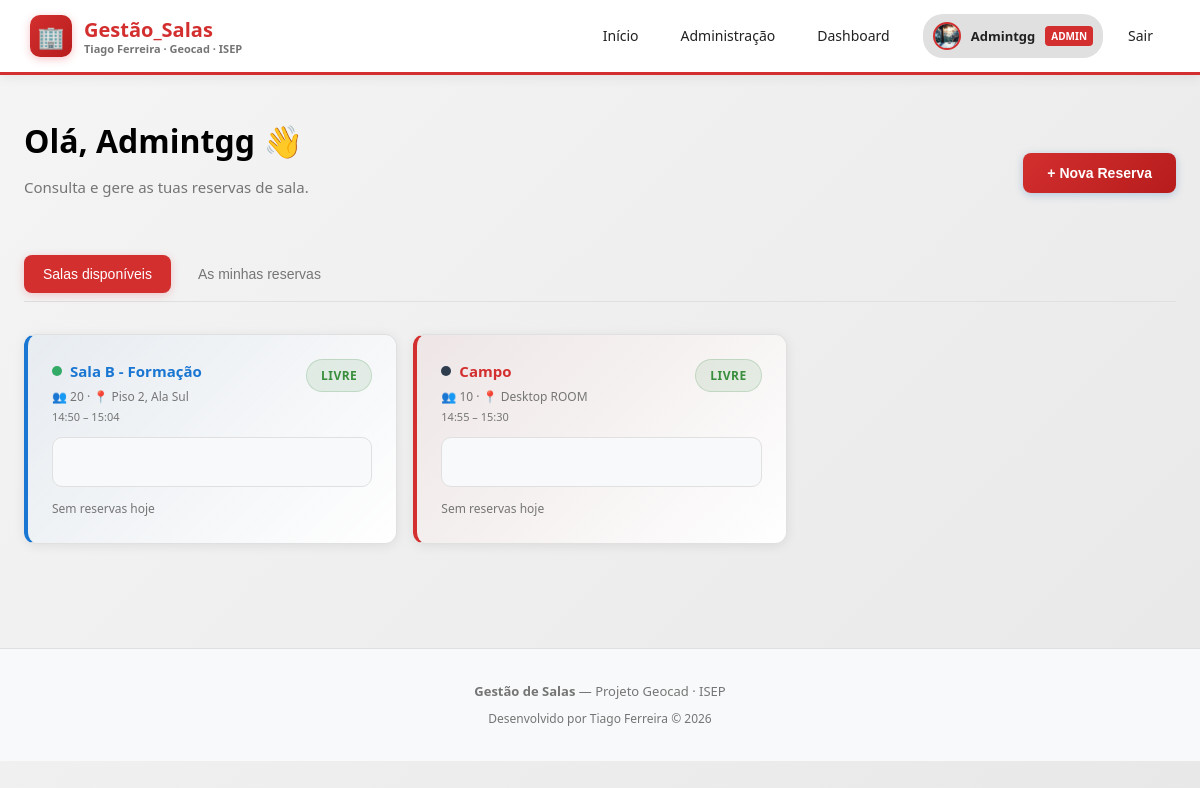
The page /dashboard (signed in) on the database as committed earlier.
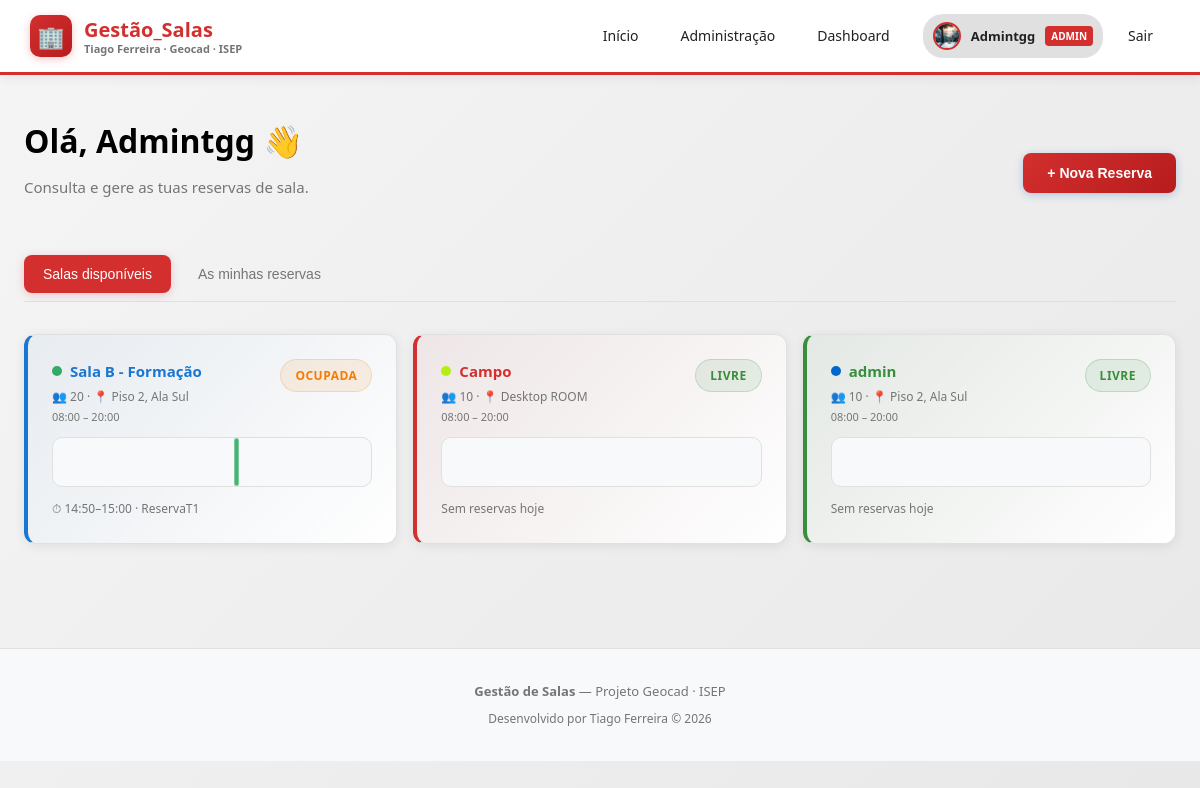
The same page on the database as committed later.
### app/models.py (models this page shows)
class Room(Base):
    __tablename__ = "rooms"
    id         = Column(Integer, primary_key=True, index=True)
    name       = Column(String, nullable=False)
    capacity   = Column(Integer, nullable=False)
    location   = Column(String, nullable=False)
    color      = Column(String, default="#e85d04")
    start_time = Column(String, nullable=False)        # ex: "08:00"
    end_time   = Column(String, nullable=False)        # ex: "18:00"
    work_days  = Column(String, default="1,2,3,4,5")  # dias da semana separados por vírgula
    reservations = relationship("Reservation", back_populates="room")
    equipment = relationship("Equipment", back_populates="room")

class Reservation(Base):
    __tablename__ = "reservations"
    id         = Column(Integer, primary_key=True, index=True)
    title      = Column(String, nullable=False)
    date       = Column(String, nullable=False)        # ex: "2026-02-23"
    start_time = Column(String, nullable=False)        # ex: "09:00"
    end_time   = Column(String, nullable=False)        # ex: "10:00"
    room_id = Column(Integer, ForeignKey("rooms.id"), nullable=False)
    user_id = Column(Integer, ForeignKey("users.id"), nullable=False)
    room = relationship("Room", back_populates="reservations")
    user = relationship("User", back_populates="reservations")

### app/routers/dashboard.py (the view)
@router.get("/dashboard")
async def dashboard(request: Request, db=Depends(get_db)):
    user = require_login(request, db)
    rooms = db.query(models.Room).all()
    today = str(date_type.today())
    all_res = db.query(models.Reservation).filter(models.Reservation.date == today).all()
    my_res = db.query(models.Reservation).filter(
        models.Reservation.user_id == user.id
    ).order_by(models.Reservation.date, models.Reservation.start_time).all()
    return request.app.state.templates.TemplateResponse(
        "dashboard.html",
        {
            "request": request,
            "user": user,
            "rooms": rooms,
            "today": today,
            "all_reservations": all_res,
            "my_reservations": my_res,
            "error": None,
        },
    )

### app/templates/dashboard.html (shortened to what this page needs)
{% extends "base.html" %}
{% block content %}
<div class="container" style="max-width: 1400px;">
  <div style="display: flex; justify-content: space-between; align-items: center; margin-bottom: 24px; flex-wrap: wrap; gap: 12px;">
    <div>
      <h1 class="page-title">Olá, {{ user.name.split(' ')[0] }} 👋</h1>
      <p class="page-sub">Consulta e gere as tuas reservas de sala.</p>
    </div>
    <button class="btn btn-primary" onclick="openModal('modal-create')">+ Nova Reserva</button>
  </div>
  <div class="admin-tabs">
    <button class="admin-tab active" onclick="showTab('tab-rooms', this)">Salas disponíveis</button>
    <button class="admin-tab" onclick="showTab('tab-mine', this)">As minhas reservas</button>
  </div>
  <div id="tab-rooms">
    <div style="display: grid; grid-template-columns: repeat(auto-fill, minmax(280px, 1fr)); gap: 16px;">
      {% for room in rooms %}
        {% set room_res = (all_reservations or []) | selectattr("room_id", "equalto", room.id) | list %}
        {% set room_color_class = 'room-blue' if loop.index % 4 == 1 else ('room-red' if loop.index % 4 == 2 else ('room-green' if loop.index % 4 == 3 else 'room-orange')) %}
        <div class="card {{ room_color_class }}">
          <div style="display: flex; justify-content: space-between; align-items: flex-start; margin-bottom: 12px;">
            <div>
              <div style="display: flex; align-items: center; gap: 8px; margin-bottom: 4px;">
                <div style="width: 10px; height: 10px; border-radius: 50%; background-color: {{ room.color or '#ccc' }};"></div>
                <span class="room-title" style="font-weight: 700; font-size: 15px;">{{ room.name }}</span>
              </div>
              <div style="color: var(--text-muted); font-size: 12px;">👥 {{ room.capacity }} · 📍 {{ room.location }}</div>
              <div style="color: var(--text-muted); font-size: 11px; margin-top: 2px;">{{ room.start_time }} – {{ room.end_time }}</div>
            </div>
            {% if room_res | length == 0 %}
              <span class="tag tag-green">Livre</span>
            {% else %}
              <span class="tag tag-orange">Ocupada</span>
            {% endif %}
          </div>
          <div class="occ-bar">
            {% set start_min = room.start_time.split(':')[0] | int * 60 + room.start_time.split(':')[1] | int %}
            {% set end_min = room.end_time.split(':')[0] | int * 60 + room.end_time.split(':')[1] | int %}
            {% set total = end_min - start_min %}
            {% for r in room_res %}
              {% set s = r.start_time.split(':')[0] | int * 60 + r.start_time.split(':')[1] | int %}
              {% set e = r.end_time.split(':')[0] | int * 60 + r.end_time.split(':')[1] | int %}
              <div class="occ-segment" style="left: {{ ((s - start_min) / total * 100) }}%; width: {{ ((e - s) / total * 100) }}%; background-color: {{ room.color }};"></div>
            {% endfor %}
          </div>
          <div style="margin-top: 10px; font-size: 12px; color: var(--text-muted);">
            {% for r in room_res | sort(attribute='start_time') %}
              <div style="margin-top: 4px;">⏱ {{ r.start_time }}–{{ r.end_time }} · {{ r.title }}</div>
            {% endfor %}
            {% if not room_res %} Sem reservas hoje {% endif %}
          </div>
        </div>
      {% endfor %}
    </div>
  </div>
</div>
{% endblock %}

Rows that differ between the two databases and show on the page:
changed Room "Sala B - Formação": start_time "14:50" → "08:00"; end_time "15:04" → "20:00"; text "LIVRE Sem reservas hoje" → "OCUPADA"
added Reservation: {{ ((e - s) / total * 100) }} 1.3888888888888888 (drawn), start_time "14:50", end_time "15:00", title "ReservaT1", shown under Room "Sala B - Formação"
changed Room "Campo": color "#2d3d4e" → "#b4ee17" (drawn); start_time "14:55" → "08:00"; end_time "15:30" → "20:00"
added Room: name "admin", capacity "10", location "Piso 2, Ala Sul", start_time "08:00", end_time "20:00", shows "LIVRE", shows "Sem reservas hoje"
